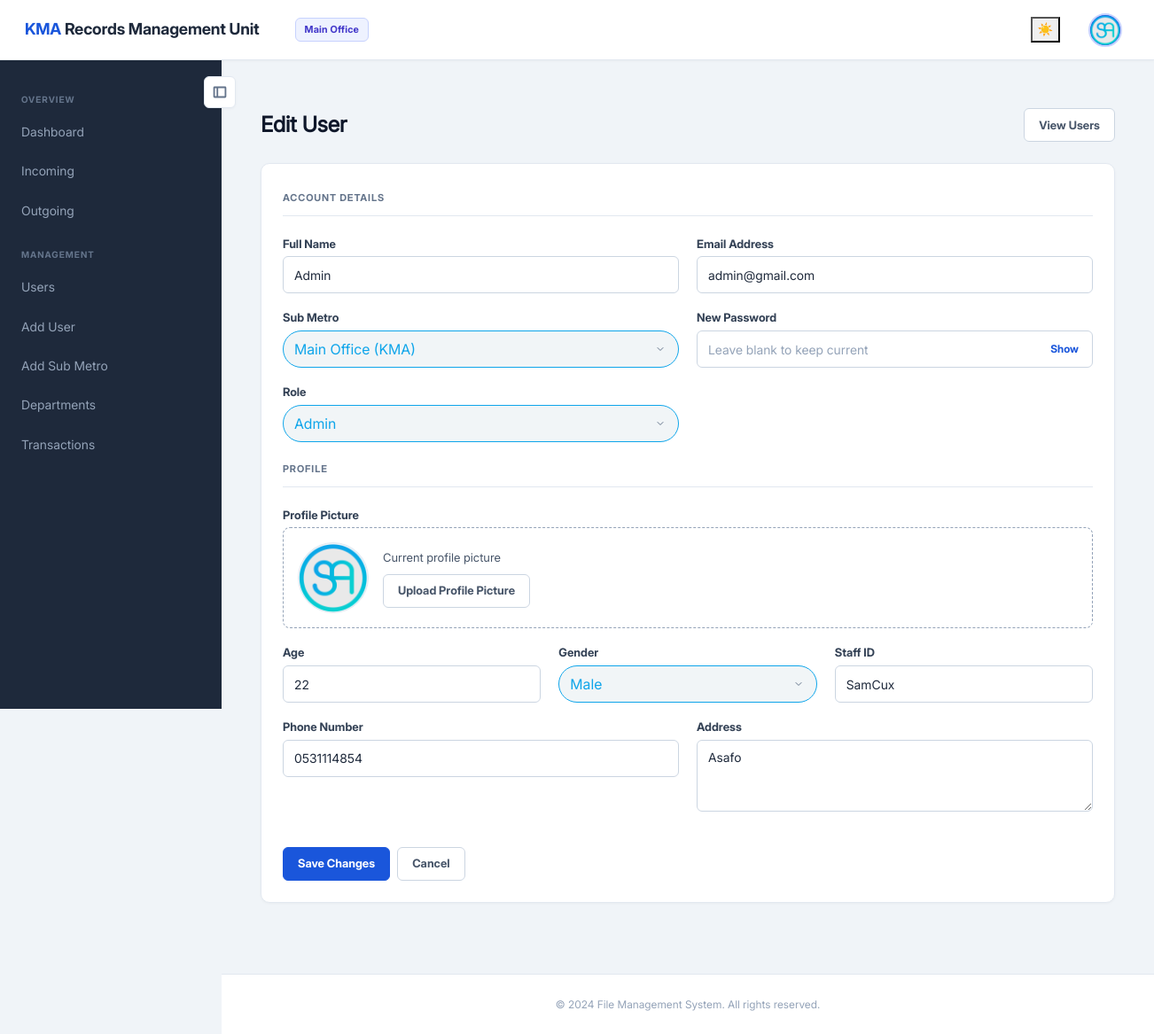
/backend/admin/update_user.php?id=1 (signed in), run on the app's committed database.
### tables this page shows
CREATE TABLE `users` (
  `id` int(11) NOT NULL,
  `name` varchar(100) NOT NULL,
  `email` varchar(150) NOT NULL,
  `password` varchar(100) NOT NULL,
  `usertype` int(5) NOT NULL,
  `branch_id` int(11) NOT NULL DEFAULT 1,
  `created_at` datetime NOT NULL DEFAULT current_timestamp(),
  `userimage` varchar(255) DEFAULT NULL,
  `age` int(11) DEFAULT NULL,
  `gender` enum('Male','Female','Other') DEFAULT NULL,
  `phone_number` varchar(15) DEFAULT NULL,
  `address` text DEFAULT NULL,
  `staffID` varchar(50) DEFAULT NULL,
  `access_key` varchar(60) DEFAULT NULL
);

### backend/admin/update_user.php (the view, shortened to what this page needs)
<?php
include '../../assets/inc/config.php';
$id = intval($_GET['id']);
$select_query = "SELECT * FROM users WHERE id = ?";
if ($stmt = $con->prepare($select_query)) {
    $stmt->bind_param("i", $id);
    $stmt->execute();
    $result = $stmt->get_result();
    $user = $result->fetch_assoc();
}
include './assets/inc/navbar.php';
include './assets/inc/sidebar.php';
?>
<div class="container user-form-shell">
    <div class="user-form-header">
        <h2 class="page-title">Edit User</h2>
        <a href="users.php" class="btn btn-secondary">View Users</a>
    </div>
    <form action="update_user.php?id=<?php echo (int)$id; ?>" method="post" enctype="multipart/form-data"
        class="professional-card" autocomplete="off">
        <div class="section-title">Account Details</div>
        <div class="form-row">
            <div class="form-group col-md-6">
                <label for="name">Full Name</label>
                <input type="text" class="form-control" id="name" name="name"
                    value="<?php echo htmlspecialchars($user['name']); ?>" required autocomplete="name">
            </div>
            <div class="form-group col-md-6">
                <label for="email">Email Address</label>
                <input type="email" class="form-control" id="email" name="email"
                    value="<?php echo htmlspecialchars($user['email']); ?>" required autocomplete="off">
            </div>
        </div>
        <div class="form-row">
            <div class="form-group col-md-6">
                <?php
                $is_main_admin = ($_SESSION['user_data']['branch_id'] == 1);
                ?>
                <label for="branch_id">Sub Metro</label>
                <?php if ($is_main_admin): ?>
                <select id="branch_id" name="branch_id" class="form-control" required autocomplete="off">
                    <?php
                    $branches = $con->query("SELECT id, name, code FROM branches ORDER BY id");
                    while ($branch = $branches->fetch_assoc()) {
                        $selected = ((int)$branch['id'] === (int)$user['branch_id']) ? 'selected' : '';
                        echo '<option value="'.(int)$branch['id'].'" '.$selected.'>'.htmlspecialchars($branch['name']).' ('.htmlspecialchars($branch['code']).')</option>';
                    }
                    ?>
                </select>
                <?php endif; ?>
            </div>
            <div class="form-group col-md-6">
                <label for="password">New Password</label>
                <div class="password-wrap">
                    <input type="password" id="password" name="password" placeholder="Leave blank to keep current"
                        class="form-control" autocomplete="new-password" value="">
                    <button type="button" class="password-toggle" id="togglePassword">Show</button>
                </div>
            </div>
        </div>
        <div class="form-row">
            <div class="form-group col-md-6">
                <label for="usertype">Role</label>
                <select id="usertype" name="usertype" class="form-control" required>
                    <option value="1" <?php if ((int)$user['usertype'] === 1) echo 'selected'; ?>>Admin</option>
                </select>
            </div>
            <div class="form-group col-md-6"></div>
        </div>
        <div class="section-title">Profile</div>
        <div class="form-group">
            <label>Profile Picture</label>
            <div class="upload-panel">
                <div class="profile-preview" id="profilePreview">
                    <?php if (!empty($user['userimage'])): ?>
                    <img src="<?php echo htmlspecialchars($user['userimage']); ?>" alt="Profile preview">
                    <?php else: ?>
                    <span>Photo</span>
                    <?php endif; ?>
                </div>
                <div class="upload-copy">
                    <p id="selectedFileName">
                        <?php echo !empty($user['userimage']) ? 'Current profile picture' : 'No profile picture selected'; ?>
                    </p>
                    <label for="userimage" class="btn btn-secondary mb-0">Upload Profile Picture</label>
                </div>
            </div>
        </div>
        <div class="form-row">
            <div class="form-group col-md-4">
                <label for="age">Age</label>
                <input type="number" class="form-control" id="age" name="age"
                    value="<?php echo htmlspecialchars($user['age']); ?>" autocomplete="off">
            </div>
            <div class="form-group col-md-4">
                <label for="gender">Gender</label>
                <select class="form-control" id="gender" name="gender" autocomplete="off">
                    <option value="Male" <?php if ($user['gender'] == 'Male') echo 'selected'; ?>>Male</option>
                </select>
            </div>
            <div class="form-group col-md-4">
                <label for="staffID">Staff ID</label>
                <input type="text" class="form-control" id="staffID" name="staffID"
                    value="<?php echo htmlspecialchars($user['staffID']); ?>" autocomplete="off">
            </div>
        </div>
        <div class="form-row">
            <div class="form-group col-md-6">
                <label for="phone_number">Phone Number</label>
                <input type="text" class="form-control" id="phone_number" name="phone_number"
                    value="<?php echo htmlspecialchars($user['phone_number']); ?>" autocomplete="tel">
            </div>
            <div class="form-group col-md-6">
                <label for="address">Address</label>
                <textarea class="form-control" id="address" name="address" rows="3"
                    autocomplete="street-address"><?php echo htmlspecialchars($user['address']); ?></textarea>
            </div>
        </div>
        <div class="form-actions">
            <button type="submit" class="btn btn-primary">Save Changes</button>
            <a href="users.php" class="btn btn-secondary">Cancel</a>
        </div>
    </form>
</div>
<?php include './assets/inc/footer.php'; ?>

### backend/admin/assets/css/themes.css (style rules this page uses)
:root, [data-theme="light"] { --bg-body: #f0f4f8; --text-primary: #1e293b; --text-secondary: #475569; --text-muted: #94a3b8; --text-label: #334155; --text-heading: #0f172a; --text-section: #64748b; --card-bg: #ffffff; --card-border: #e2e8f0; --card-shadow: 0 1px 3px rgba(0, 0, 0, 0.04); --navbar-bg: #ffffff; --navbar-border: #e2e8f0; --navbar-brand: #1e293b; --sidebar-bg: #1e293b; --sidebar-link: #94a3b8; --sidebar-link-hover-bg: #334155; --sidebar-link-hover-color: #f1f5f9; --sidebar-section: #64748b; --input-bg: #ffffff; --input-border: #cbd5e1; --input-focus-border: #1a56db; --input-focus-shadow: rgba(26, 86, 219, 0.1); --table-header-bg: #f8fafc; --table-border: #e2e8f0; --table-row-border: #f1f5f9; --table-hover: #f8fafc; --table-stripe: #f8fafc; --primary: #1a56db; --primary-hover: #1648c0; --primary-light: #eef2ff; --primary-border: #c7d2fe; --success: #16a34a; --success-bg: #f0fdf4; --success-border: #bbf7d0; --danger: #dc2626; --danger-bg: #fef2f2; --danger-border: #fecaca; --warning: #b45309; --warning-bg: #fffbeb; --warning-border: #fde68a; --info: #4338ca; --info-bg: #eef2ff; --info-border: #c7d2fe; --toggle-btn-bg: #ffffff; --toggle-btn-border: #e2e8f0; --toggle-btn-color: #64748b; --toggle-btn-hover-bg: #f1f5f9; --footer-bg: #ffffff; --footer-border: #e2e8f0; --footer-color: #94a3b8; --badge-admin-bg: #eef2ff; --badge-admin-color: #4338ca; --badge-user-bg: #f0fdf4; --badge-user-color: #16a34a; --upload-dashed: #94a3b8; --upload-preview-bg: #f1f5f9; --upload-preview-border: #e2e8f0; --shadow-sm: 0 1px 3px rgba(0, 0, 0, 0.04); --shadow-md: 0 4px 12px rgba(0, 0, 0, 0.06); --shadow-lg: 0 10px 30px rgba(0, 0, 0, 0.08); }

### backend/admin/assets/css/styles.css (style rules this page uses)
body { background: #f0f4f8; color: #1e293b; }

### data on the page
users: name "Admin", email "admin@gmail.com", usertype "Admin", userimage (picture), age "22", gender "Male", staffID "SamCux", phone_number "0531114854", address "Asafo"

### other printed values
$_SESSION['branch']['name'] "Main Office"
form field branch_id "Main Office (KMA)"
